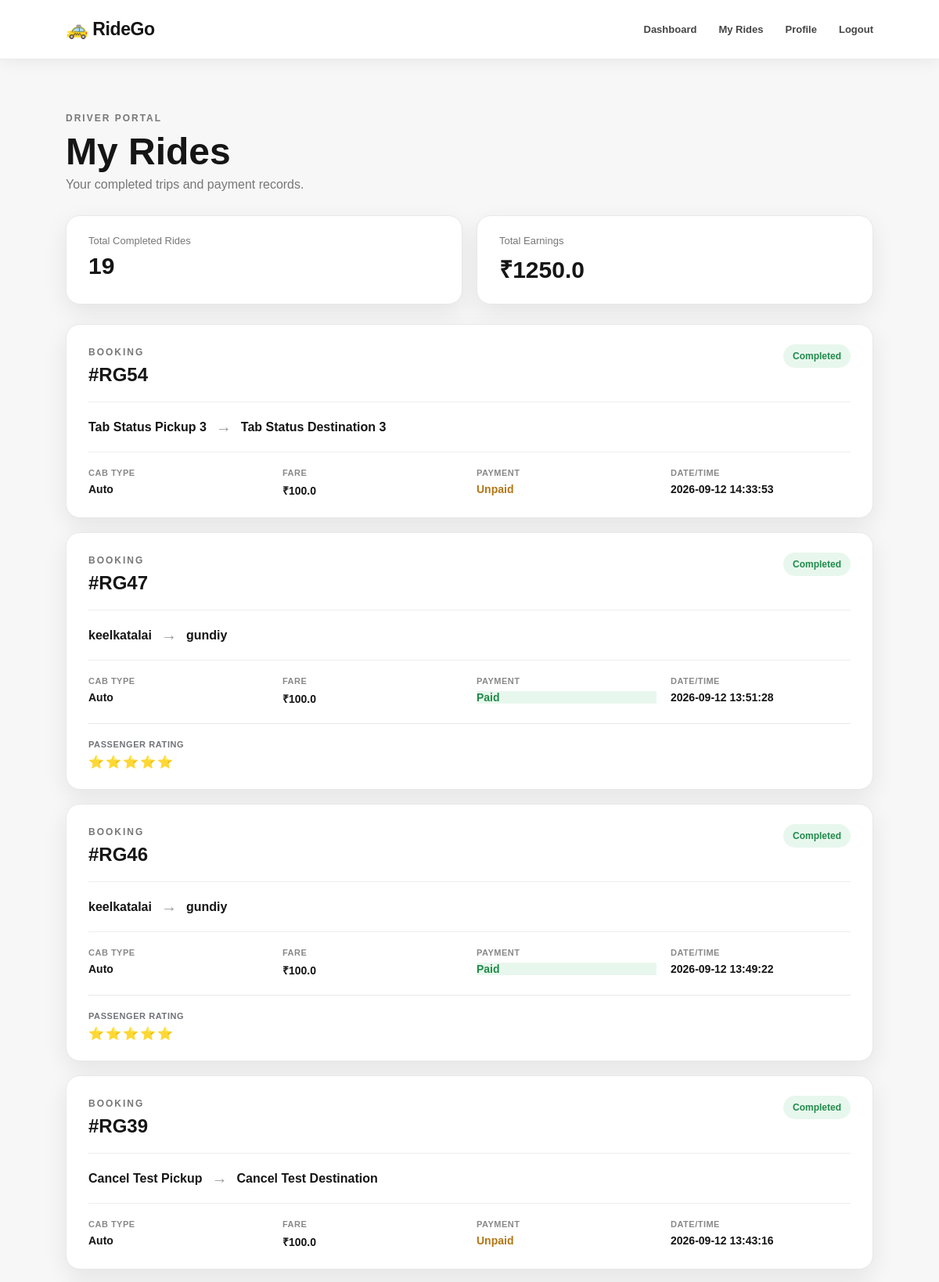
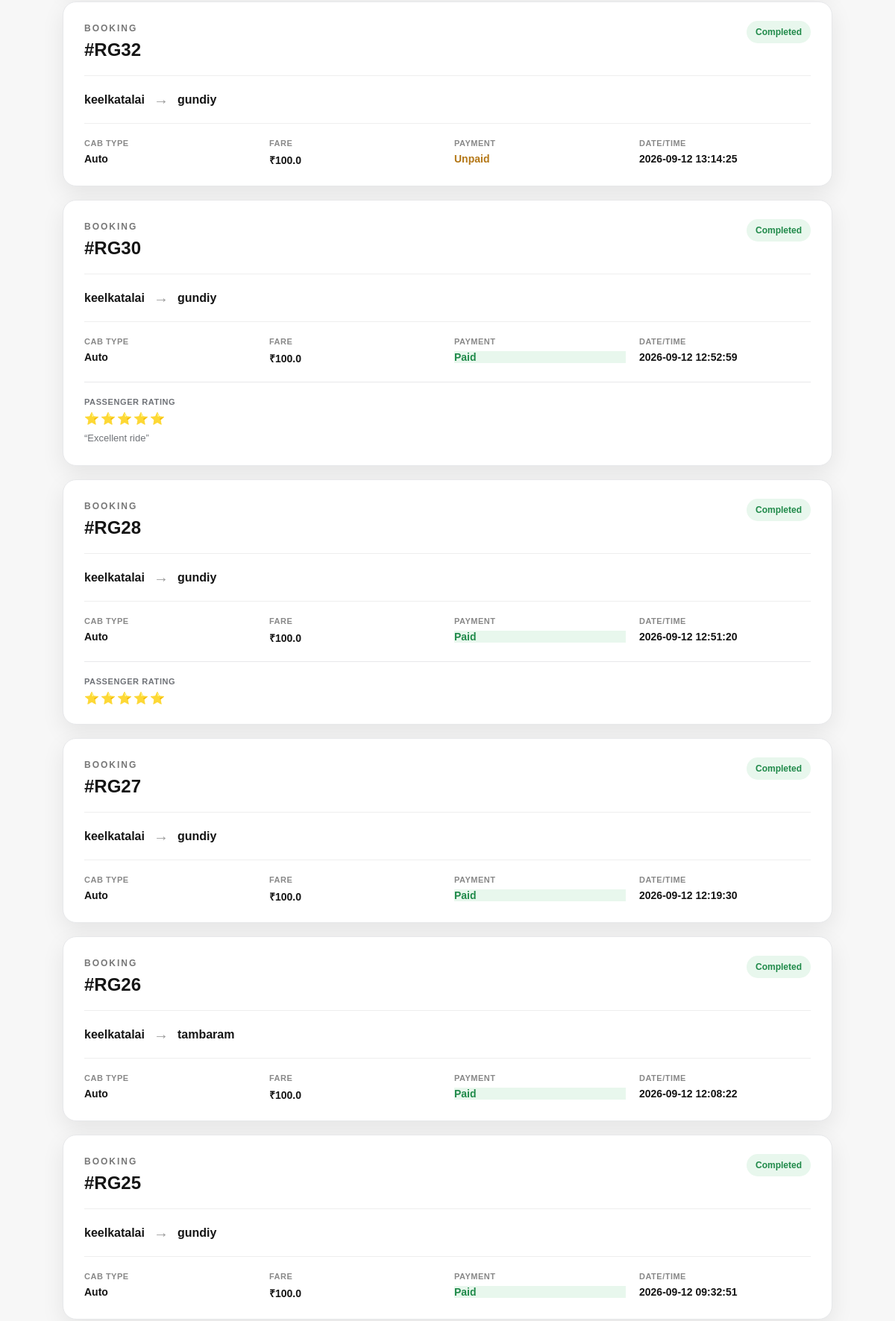
/driver/rides (signed in, upper part), run on the app's committed database (2 pictures, top to bottom).
### tables this page shows
CREATE TABLE bookings (
            id INTEGER PRIMARY KEY AUTOINCREMENT,
            user_id INTEGER NOT NULL,
            driver_id INTEGER,
            pickup TEXT NOT NULL,
            destination TEXT NOT NULL,
            cab_type TEXT NOT NULL,
            fare REAL NOT NULL,
            status TEXT DEFAULT 'Searching',
            booking_time TIMESTAMP DEFAULT CURRENT_TIMESTAMP,
            FOREIGN KEY (user_id) REFERENCES users(id),
            FOREIGN KEY (driver_id) REFERENCES drivers(id)
        );

CREATE TABLE ratings (
            id INTEGER PRIMARY KEY AUTOINCREMENT,
            booking_id INTEGER NOT NULL,
            rating INTEGER NOT NULL,
            review TEXT,
            FOREIGN KEY (booking_id) REFERENCES bookings(id)
        );

### app.py (the view)
@app.route("/driver/rides")
def driver_rides():
    guard = driver_required()
    if guard:
        return guard
    driver_id = current_driver_id()
    conn = get_db_connection()
    rides = conn.execute("""
        SELECT
            bookings.*,
            ratings.rating,
            ratings.review,
            CASE
                WHEN EXISTS (
                    SELECT 1
                    FROM payments
                    WHERE payments.booking_id = bookings.id
                    AND payments.status = 'Paid'
                ) THEN 'Paid'
                ELSE 'Unpaid'
            END AS payment_status
        FROM bookings
        LEFT JOIN ratings ON ratings.booking_id = bookings.id
        WHERE bookings.driver_id = ?
        AND bookings.status = 'Completed'
        ORDER BY bookings.booking_time DESC, bookings.id DESC
    """, (driver_id,)).fetchall()
    total_completed_rides = conn.execute("""
        SELECT COUNT(*) AS ride_count
        FROM bookings
        WHERE driver_id = ?
        AND status = 'Completed'
    """, (driver_id,)).fetchone()["ride_count"]
    total_earnings = conn.execute("""
        SELECT COALESCE(SUM(bookings.fare), 0) AS earnings
        FROM bookings
        WHERE bookings.driver_id = ?
        AND bookings.status = 'Completed'
        AND EXISTS (
            SELECT 1
            FROM payments
            WHERE payments.booking_id = bookings.id
            AND payments.status = 'Paid'
        )
    """, (driver_id,)).fetchone()["earnings"]
    reviews = conn.execute("""
        SELECT
            bookings.id AS booking_id,
            bookings.booking_time,
            ratings.rating,
            ratings.review
        FROM ratings
        JOIN bookings ON bookings.id = ratings.booking_id
        WHERE bookings.driver_id = ?
        AND bookings.status = 'Completed'
        AND ratings.review IS NOT NULL
        AND TRIM(ratings.review) <> ''
        ORDER BY bookings.booking_time DESC, bookings.id DESC
    """, (driver_id,)).fetchall()
    conn.close()
    return render_template(
        "driver_rides.html",
        rides=rides,
        total_completed_rides=total_completed_rides,
        total_earnings=total_earnings,
        reviews=reviews
    )

### app.py (called while the page is built)
def current_tab_id():
    return (
        request.args.get("tab_id")
        or request.form.get("tab_id")
        or request.headers.get("X-RideGo-Tab")
        or "default"
    )

def current_tab_state():
    tab_sessions = session.get("tab_sessions", {})
    return tab_sessions.get(current_tab_id(), {})

def current_driver_id():
    state = current_tab_state()
    if state.get("role") == "driver":
        return state.get("driver_id")
    if current_tab_id() == "default" and session.get("role") == "driver":
        return session.get("driver_id")
    return None

def driver_required():
    if current_driver_id() is None:
        return redirect(tab_url("login"))
    return None

### database.py (called while the page is built)
def get_db_connection():
    conn = sqlite3.connect(DATABASE)
    conn.row_factory = sqlite3.Row
    return conn

### templates/driver_rides.html (shortened to what this page needs)
<!DOCTYPE html>
<html lang="en">
<head>
    <link rel="stylesheet" href="{{ url_for('static', filename='css/style.css') }}">
</head>
<body class="history-page driver-history-page">
<nav class="driver-navbar">
    <div class="driver-logo">
        🚕 <strong>RideGo</strong>
    </div>
    <div class="driver-nav">
        <a href="/driver/dashboard">Dashboard</a>
        <a href="/driver/rides">My Rides</a>
        <a href="/driver/dashboard#profile">Profile</a>
        <a href="/logout">Logout</a>
    </div>
</nav>
<main class="history-container">
    <header class="history-heading">
        <span class="history-label">DRIVER PORTAL</span>
        <h1>My Rides</h1>
        <p>Your completed trips and payment records.</p>
    </header>
    <section class="history-stats" aria-label="Driver earnings summary">
        <div class="history-stat-card">
            <span>Total Completed Rides</span>
            <strong>{{ total_completed_rides }}</strong>
        </div>
        <div class="history-stat-card">
            <span>Total Earnings</span>
            <strong>₹{{ total_earnings }}</strong>
        </div>
    </section>
    <section class="history-list" aria-label="Driver ride history">
        {% if rides %}
            {% for ride in rides %}
            <article class="history-card">
                <div class="history-card-header">
                    <div>
                        <span class="history-card-label">BOOKING</span>
                        <h2>#RG{{ ride["id"] }}</h2>
                    </div>
                    <span class="history-status completed">Completed</span>
                </div>
                <div class="history-route">
                    <strong>{{ ride["pickup"] }}</strong>
                    <span>→</span>
                    <strong>{{ ride["destination"] }}</strong>
                </div>
                <div class="history-details">
                    <div>
                        <span>Cab type</span>
                        <strong>{{ ride["cab_type"] }}</strong>
                    </div>
                    <div>
                        <span>Fare</span>
                        <strong>₹{{ ride["fare"] }}</strong>
                    </div>
                    <div>
                        <span>Payment</span>
                        <strong class="payment-{{ ride['payment_status']|lower }}">
                            {{ ride["payment_status"] }}
                        </strong>
                    </div>
                    <div>
                        <span>Date/time</span>
                        <strong>{{ ride["booking_time"] }}</strong>
                    </div>
                </div>
                {% if ride["rating"] %}
                <div class="ride-rating-summary">
                    <span>Passenger rating</span>
                    <strong>{{ "⭐" * ride["rating"] }}</strong>
                    {% if ride["review"] %}
                    <p>“{{ ride["review"] }}”</p>
                    {% endif %}
                </div>
                {% endif %}
            </article>
            {% endfor %}
        {% else %}
            <div class="history-empty">
                <h2>No completed rides yet</h2>
                <p>Completed trips assigned to you will appear here.</p>
            </div>
        {% endif %}
    </section>
</main>
</body>
</html>

### data on the page
bookings: id "54", pickup "Tab Status Pickup 3", destination "Tab Status Destination 3", cab_type "Auto", fare "100.0", payment_status "Unpaid", booking_time "2026-09-12 14:33:53"
ratings: id "47", pickup "keelkatalai", destination "gundiy", cab_type "Auto", fare "100.0", payment_status "Paid", booking_time "2026-09-12 13:51:28", rating "⭐⭐⭐⭐⭐"
ratings: id "46", pickup "keelkatalai", destination "gundiy", cab_type "Auto", fare "100.0", payment_status "Paid", booking_time "2026-09-12 13:49:22", rating "⭐⭐⭐⭐⭐"
bookings: id "39", pickup "Cancel Test Pickup", destination "Cancel Test Destination", cab_type "Auto", fare "100.0", payment_status "Unpaid", booking_time "2026-09-12 13:43:16"
bookings: id "32", pickup "keelkatalai", destination "gundiy", cab_type "Auto", fare "100.0", payment_status "Unpaid", booking_time "2026-09-12 13:14:25"
ratings: id "30", pickup "keelkatalai", destination "gundiy", cab_type "Auto", fare "100.0", payment_status "Paid", booking_time "2026-09-12 12:52:59", rating "⭐⭐⭐⭐⭐", review "Excellent ride"
ratings: id "28", pickup "keelkatalai", destination "gundiy", cab_type "Auto", fare "100.0", payment_status "Paid", booking_time "2026-09-12 12:51:20", rating "⭐⭐⭐⭐⭐"
bookings: id "27", pickup "keelkatalai", destination "gundiy", cab_type "Auto", fare "100.0", payment_status "Paid", booking_time "2026-09-12 12:19:30"
bookings: id "26", pickup "keelkatalai", destination "tambaram", cab_type "Auto", fare "100.0", payment_status "Paid", booking_time "2026-09-12 12:08:22"
bookings: id "25", pickup "keelkatalai", destination "gundiy", cab_type "Auto", fare "100.0", payment_status "Paid", booking_time "2026-09-12 09:32:51"

### other printed values
{{ total_completed_rides }} "19"
{{ total_earnings }} "1250.0"
